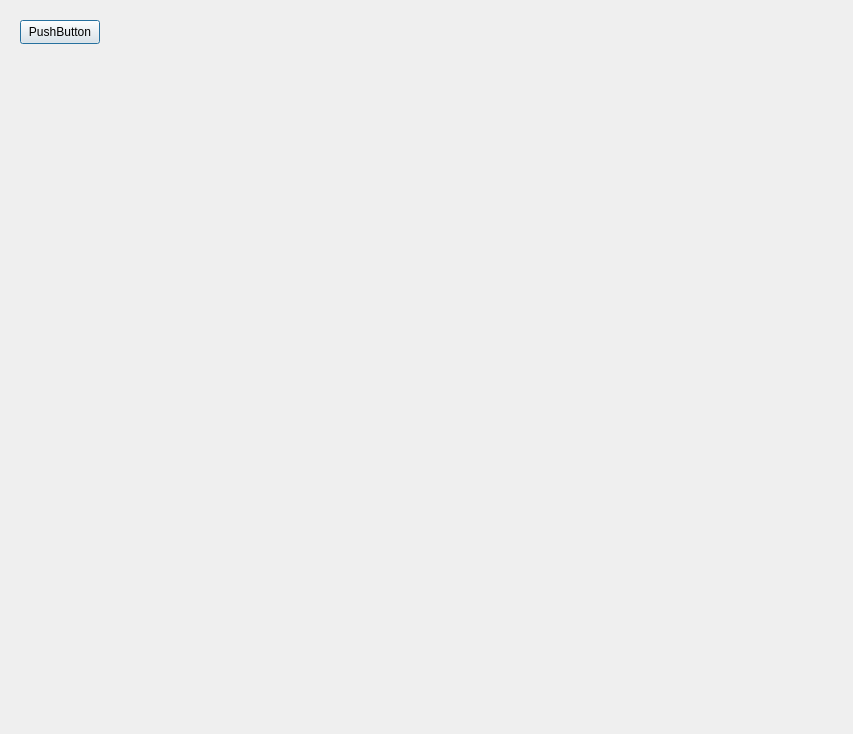
<?xml version="1.0" encoding="UTF-8"?>
<ui version="4.0">
 <class>L1</class>
 <widget class="QDialog" name="L1">
  <property name="geometry">
   <rect>
    <x>0</x>
    <y>0</y>
    <width>853</width>
    <height>734</height>
   </rect>
  </property>
  <property name="windowTitle">
   <string>Dialog</string>
  </property>
  <widget class="QPushButton" name="pushButton">
   <property name="geometry">
    <rect>
     <x>20</x>
     <y>20</y>
     <width>80</width>
     <height>24</height>
    </rect>
   </property>
   <property name="text">
    <string>PushButton</string>
   </property>
  </widget>
 </widget>
 <resources/>
 <connections/>
</ui>
